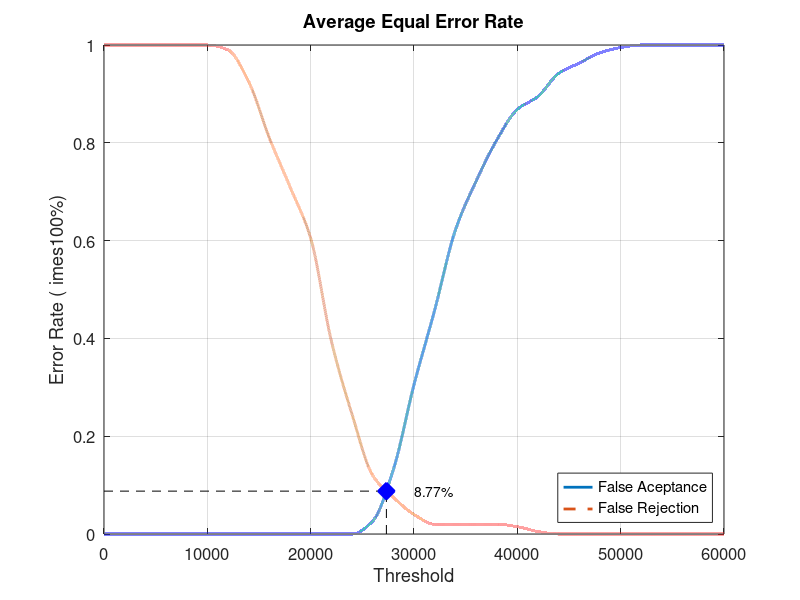
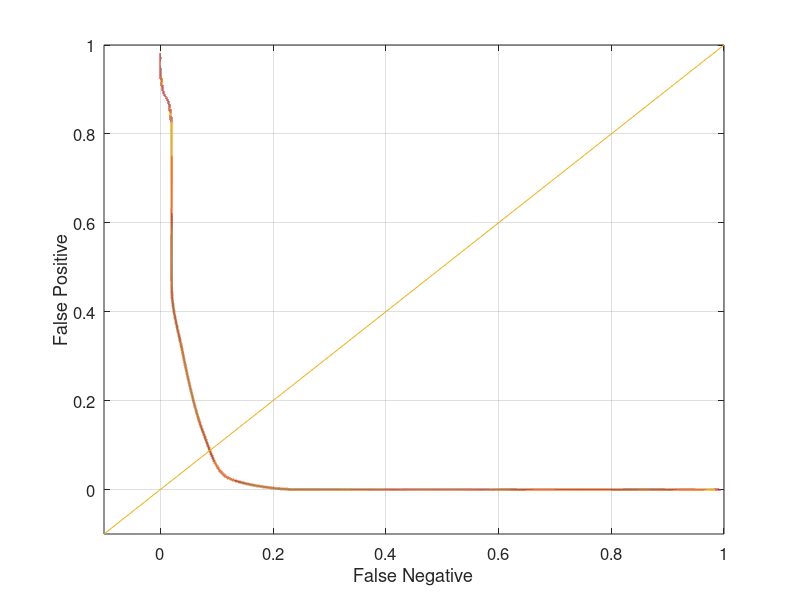

Recreate these plots in MATLAB, in order.
close all;
clear;
clc;
x = 0:2000:60000;
xq = 0:0.5:60000;

y0 = [0 0 0 0 0 0 0 0 0 0 0 0 0 0.0263158 0.131579 0.305263 0.457895 0.621053 0.721053 0.805263 0.868421 0.894737 0.942105 0.963158 0.984211 0.994737 1 1 1 1 1]
yy0 = interp1(x, y0, xq, 'pchip');
y1 = [1 1 1 1 1 1 0.99 0.925 0.81 0.71 0.605 0.395 0.245 0.12 0.075 0.04 0.02 0.02 0.02 0.02 0.015 0.005 0 0 0 0 0 0 0 0 0]
yy1 = interp1(x, y1, xq, 'pchip');

% Calculating EER: 
y2 = abs(y0 - y1);
find(y2 == min(y2))
yy2 = abs(yy0 - yy1);
xEER = find(yy2 == min(yy2));
xEERIndex = xq(xEER) % X-axis EER
yEER = yy0(xEER) % Y-axis EER

main = figure
plot(xq, yy0,'-','LineWidth', 2);	hold on
plot(xq, yy1,'--','LineWidth', 2);	hold on
plot([xEERIndex xEERIndex], [0 yEER], 'k--');	hold on
plot([0 xEERIndex], [yEER yEER], 'k--');	hold on
plot(xEERIndex, yEER, 'bx', 'LineWidth', 10);	hold on
text(xEERIndex + 10 * xEERIndex / 100, yEER, [num2str(round((10000 * yEER)) / 100) '%'])
legend('False Aceptance', 'False Rejection', 'Location', 'SouthEast')
xlabel('Threshold')
ylabel('Error Rate (	imes100%)')
title('Average Equal Error Rate')
set(gca, 'FontSize', 12)
axis([0 60000 0 1])
grid on

print(main, 'Database5_4Main', '-dpng');
FNRxFPR = figure('Color', [1 1 1]);
plot(yy1, yy0, '-', yy1, yy0, 'LineWidth', 2);
hold on
y = -0.1:0.1:1
plot(y, y); 
set(gca, 'FontSize', 12)
xlabel('False Negative')
ylabel('False Positive')
axis([-0.1 1 -0.1 1])
set(gca, 'FontSize', 12)
grid on

print(FNRxFPR, 'Database5_4FNRxFPR','-dpng');
